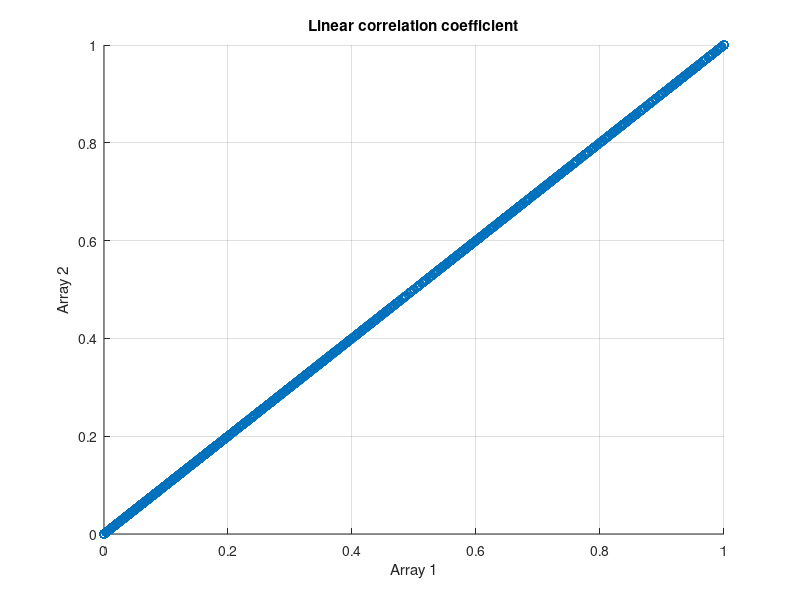

Recreate this plot in MATLAB. (Note: this script raises an error after producing the figure.)
clear;
clc;
close all;
%%                                    Load Data
load('indicators.mat')

Prob_set={'WFG1','WFG2','WFG3','WFG4','WFG5','WFG6','WFG7','WFG8','WFG9'}'; %Test problem set, corresponding to the column of the indicator cell
M_set=[2,3,5,8,10];  %Set of objective numbers, corresponding to rows of indicator cells
Algo_set={'SPEA2','NSGAII','GrEA','NSGAIII','SPEA2SDE','KnEA','tDEA','VaEA','SPEAR',...
    'MOEAD','MOEADDE','IDBEA','MOEADD','MaOEARD','EFRRR','RVEA',... 
    'IBEA','HypE','BiGE','MOMBIII','BCEIBEA'};

%%                                  Flat Data
cellArray = coverage;

flatData = cellfun(@(x) x(:), cellArray, 'UniformOutput', false);

resultMatrix = vertcat(flatData{:});

disp(resultMatrix);

disp(size(resultMatrix));  

coverage_flat=resultMatrix;          

%%                                   Calculate Correlation

array1=coverage_flat;
array2=array1;


correlationMatrix = corrcoef(array1, array2);

linearCorrelation = correlationMatrix(1, 2);

disp('Correlation coefficient matrix');
disp(correlationMatrix);

disp(['Linear correlation coefficient', num2str(linearCorrelation)]);

scatter(array1, array2);
xlabel('Array 1');
ylabel('Array 2');
title('Linear correlation coefficient');
grid on;                                  
 

%r is close to 1, and we believe there is a strong positive linear correlation.
%r is close to -1, and we believe there is a strong negative linear correlation.
%r is close to 0, and we believe that the linear correlation between the two variables is weak.
%The specific criteria for judgment may vary, but the following general guidance can usually be used:
%| r |<  0.3: Linear correlation is weak.
%0.3 < | r | <0.7: Linear correlation is moderate.
%| r | > 0.7: Strong linear correlation.

%%                                          Model Evaluation
Score=cell(5,9);
 
for i=1:9                                 
    for ii=1:5                            
        for iii=1:10                       
            Homogenous_set=[powerconsum{ii,i}(:,iii),data_DM_66{ii,i}(:,iii),data_HV_96{ii,i}(:,iii),data_DeltaP_75{ii,i}(:,iii),...
			data_GD_17{ii,i}(:,iii),data_IGD_85{ii,i}(:,iii),data_PD_31{ii,i}(:,iii),data_IGDp_86{ii,i}(:,iii),data_epsilon_81{ii,i}(:,iii),...
			data_Spacing_39{ii,i}(:,iii),data_Spread_101{ii,i}(:,iii)];            
            a=EvaluationModel(Homogenous_set(:,1),Homogenous_set(:,2:3),Homogenous_set(:,4:11));  
            Score{ii,i}(:,iii)=a;
        end
    end
end
